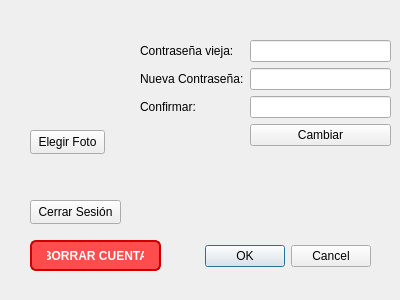
<?xml version="1.0" encoding="UTF-8"?>
<ui version="4.0">
 <class>UserSettingsDialog</class>
 <widget class="QDialog" name="UserSettingsDialog">
  <property name="geometry">
   <rect>
    <x>0</x>
    <y>0</y>
    <width>400</width>
    <height>300</height>
   </rect>
  </property>
  <property name="windowTitle">
   <string>Dialog</string>
  </property>
  <widget class="QDialogButtonBox" name="buttonBox">
   <property name="geometry">
    <rect>
     <x>30</x>
     <y>240</y>
     <width>341</width>
     <height>32</height>
    </rect>
   </property>
   <property name="orientation">
    <enum>Qt::Orientation::Horizontal</enum>
   </property>
   <property name="standardButtons">
    <set>QDialogButtonBox::StandardButton::Cancel|QDialogButtonBox::StandardButton::Ok</set>
   </property>
  </widget>
  <widget class="QLabel" name="avatarLabel">
   <property name="geometry">
    <rect>
     <x>40</x>
     <y>50</y>
     <width>64</width>
     <height>64</height>
    </rect>
   </property>
   <property name="text">
    <string/>
   </property>
   <property name="scaledContents">
    <bool>true</bool>
   </property>
  </widget>
  <widget class="QPushButton" name="browseButton">
   <property name="geometry">
    <rect>
     <x>30</x>
     <y>130</y>
     <width>75</width>
     <height>24</height>
    </rect>
   </property>
   <property name="text">
    <string>Elegir Foto</string>
   </property>
  </widget>
  <widget class="QWidget" name="formLayoutWidget">
   <property name="geometry">
    <rect>
     <x>140</x>
     <y>40</y>
     <width>251</width>
     <height>110</height>
    </rect>
   </property>
   <layout class="QFormLayout" name="formLayout">
    <item row="0" column="0">
     <widget class="QLabel" name="contraseAViejaLabel">
      <property name="text">
       <string>Contraseña vieja:</string>
      </property>
     </widget>
    </item>
    <item row="0" column="1">
     <widget class="QLineEdit" name="oldPassEdit">
      <property name="echoMode">
       <enum>QLineEdit::EchoMode::Password</enum>
      </property>
     </widget>
    </item>
    <item row="1" column="0">
     <widget class="QLabel" name="nuevaContraseALabel">
      <property name="text">
       <string>Nueva Contraseña:</string>
      </property>
     </widget>
    </item>
    <item row="1" column="1">
     <widget class="QLineEdit" name="newPassEdit">
      <property name="echoMode">
       <enum>QLineEdit::EchoMode::Password</enum>
      </property>
     </widget>
    </item>
    <item row="2" column="0">
     <widget class="QLabel" name="confirmarContraseALabel">
      <property name="text">
       <string>Confirmar:</string>
      </property>
     </widget>
    </item>
    <item row="2" column="1">
     <widget class="QLineEdit" name="confPassEdit">
      <property name="echoMode">
       <enum>QLineEdit::EchoMode::Password</enum>
      </property>
     </widget>
    </item>
    <item row="3" column="1">
     <widget class="QPushButton" name="changePassButton">
      <property name="text">
       <string>Cambiar</string>
      </property>
     </widget>
    </item>
   </layout>
  </widget>
  <widget class="QPushButton" name="deleteAccButton">
   <property name="geometry">
    <rect>
     <x>30</x>
     <y>240</y>
     <width>131</width>
     <height>31</height>
    </rect>
   </property>
   <property name="styleSheet">
    <string notr="true">QPushButton {
    background-color: #ff4d4d;
    border: 2px solid #cc0000;
    border-radius: 6px;
    color: white;
    font-weight: bold;
    padding: 5px 15px;
    min-width: 80px;
}

QPushButton:hover {
    background-color: #ff6666;
    border: 2px solid #e60000;
}

QPushButton:pressed {
    background-color: #e60000;
    border: 2px solid #990000;
}

QPushButton:disabled {
    background-color: #ffb3b3;
    border: 2px solid #ff8080;
    color: #ffffff;
}</string>
   </property>
   <property name="text">
    <string>BORRAR CUENTA</string>
   </property>
  </widget>
  <widget class="QPushButton" name="logoutButton">
   <property name="geometry">
    <rect>
     <x>30</x>
     <y>200</y>
     <width>91</width>
     <height>24</height>
    </rect>
   </property>
   <property name="text">
    <string>Cerrar Sesión</string>
   </property>
  </widget>
 </widget>
 <resources/>
 <connections>
  <connection>
   <sender>buttonBox</sender>
   <signal>accepted()</signal>
   <receiver>UserSettingsDialog</receiver>
   <slot>accept()</slot>
   <hints>
    <hint type="sourcelabel">
     <x>248</x>
     <y>254</y>
    </hint>
    <hint type="destinationlabel">
     <x>157</x>
     <y>274</y>
    </hint>
   </hints>
  </connection>
  <connection>
   <sender>buttonBox</sender>
   <signal>rejected()</signal>
   <receiver>UserSettingsDialog</receiver>
   <slot>reject()</slot>
   <hints>
    <hint type="sourcelabel">
     <x>316</x>
     <y>260</y>
    </hint>
    <hint type="destinationlabel">
     <x>286</x>
     <y>274</y>
    </hint>
   </hints>
  </connection>
 </connections>
</ui>
